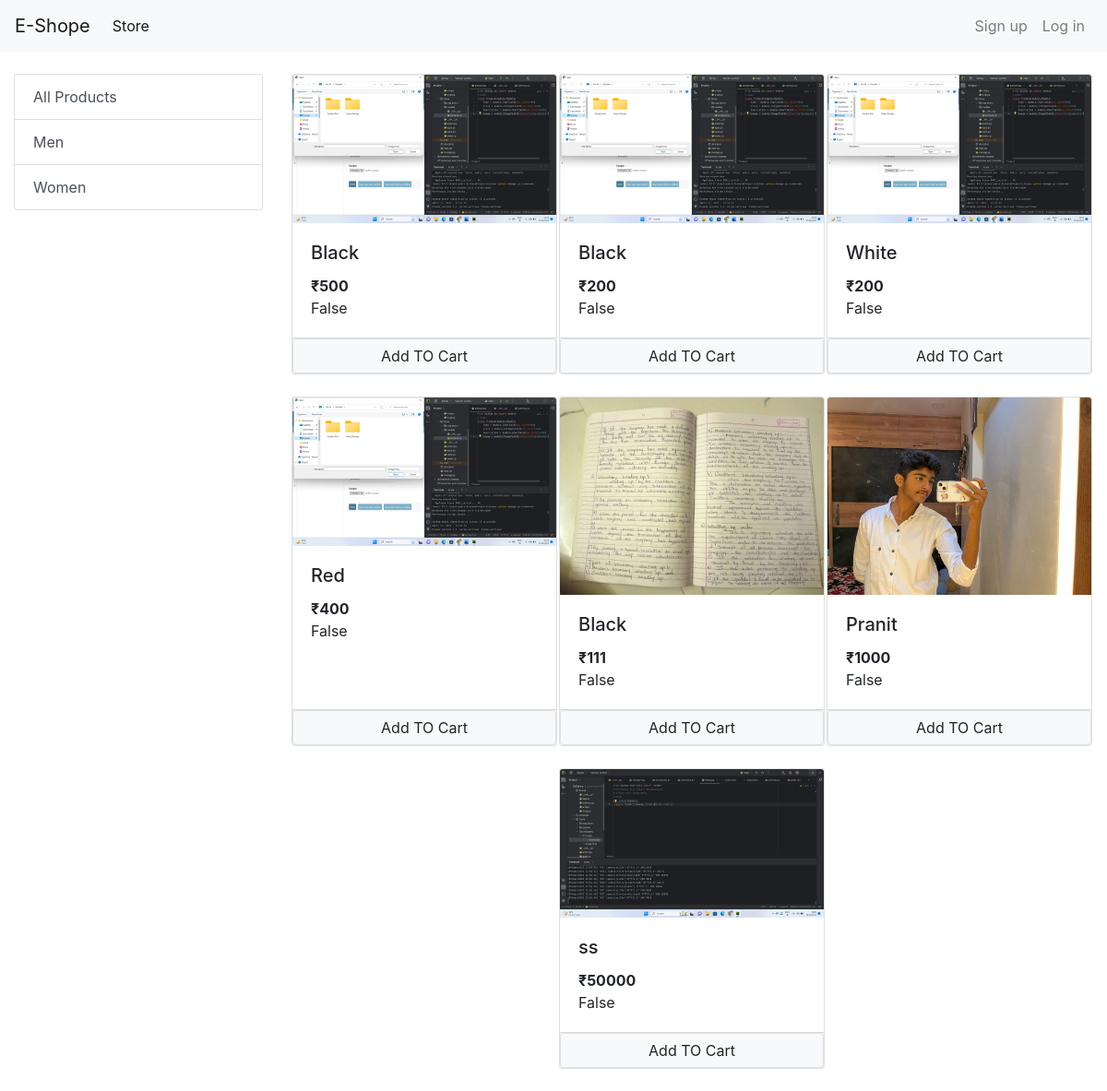
/?category=1, run on the app's committed database.
### Store/models/category.py (models this page shows, shortened)
class Category(models.Model):
    name  = models.CharField(max_length=100)
    @staticmethod
    def get_all_categories():
        return  Category.objects.all()

### Store/models/product.py (models this page shows, shortened)
class Product(models.Model):
    name = models.CharField(max_length=50)
    price = models.IntegerField(max_length=20)
    category=models.ForeignKey(Category,on_delete=models.CASCADE,default=1)
    description = models.CharField(max_length=200)
    image = models.ImageField(upload_to='upload/products/')
    @staticmethod
    def get_all_product_by_categoryid(category_id):
       if category_id:
        return Product.objects.filter(category = category_id)
       else :
        return Product.get_all_products();

### Store/views/home.py (the view, shortened to what this page needs)
# urls.py: path('', Index.as_view(), name='homepage'),
class Index(View):
    def get(self,request ):
        products = None
        cart = request.session.get('cart')
        if not cart:
            request.session['cart']={}
        categories = Category.get_all_categories()
        categoryID = request.GET.get('category')
        if categoryID:
            products = Product.get_all_product_by_categoryid(categoryID)
        else:
            products = Product.get_all_products();
        data = {}
        data['products'] = products
        data['categories'] = categories
        print('You are : ', request.session.get('email'))
        return render(request, 'index.html', data)

### Store/templatetags/cart.py (called while the page is built)
@register.filter(name='is_in_cart')
def is_in_cart(product,cart):
    keys = cart.keys()
    for id in keys:
        if int(id) == product.id:
            return True
    return False;

### Store/templatetags/custom_filter.py (called while the page is built)
@register.filter(name='currency')
def currency(number):
    return "₹"+ str(number)

### Store/templates/index.html (shortened to what this page needs)
 {% extends 'base.html' %}
 {% block content %}
 {% load cart %}
 {% load custom_filter %}
 <div class="container-fluid mt-4 ">
 <div class="row">
   <div class="col-lg-3 mx-auto">
     <div class="list-group">
      <a href="/" class="list-group-item list-group-item-action ">All Products</a>
      {% for category in categories %}
      <a href="/?category={{category.id}}" class="list-group-item list-group-item-action ">{{category.name}}</a>
      {% endfor %}
    </div>
  </div>
  <div id="product " class="col-lg-9 mx-auto ">
    <div class="row mx-auto ">
      {% for product in products %}
      <div class="card mx-auto mb-4" id ={{product.id}} style="width: 18rem;">
       <img src="{{product.image.url}}" class="card-img-top" alt="...">
       <div class="card-body">
         <h5 class="card-title">{{product.name}}</h5>
         <p class="card-text"><b>{{product.price|currency}}</b></p>
         {{product | is_in_cart:request.session.cart }}
        </div>
         <div class="card-footer p-0 ">
          {% if product|is_in_cart:request.session.cart %}
          <div class="row no-gutters" >
            <form action="/#{{product.id}}" class="col-2" method="post">
              {% csrf_token %}
              <input hidden type="text" name ='product'  value='{{product.id}}'>
              <input hidden type="text" name ='remove'  value='True'>
              <input type="submit" value=" - " class=" btn btn-block btn-secondary">
             </form>
          <div class="text-center col ">{{product|cart_quantity:request.session.cart}} in Cart</div>
           <form action="/#{{product.id}}" class="col-2" method="post">
            {% csrf_token %}
            <input hidden type="text" name ='product'  value='{{product.id}}'>
            <input type="submit" value=" + " class=" btn btn-block btn-secondary">
           </form>
          </div>
          {% else %}
          <form action="/#{{product.id}}" method="POST" class="btn-block">
             <input type="submit" class="float-right btn-block btn btn-light border" value=' Add TO Cart '>
           </form>
           {% endif %}
         </div>
       </div>
       {% endfor %}
       {% endblock %}

### data on the page
Category: name "Men"
Category: name "Women"
Product: {{ product.id }} 1 (drawn), image (picture), name "Black", price "₹500", session "False"
Product: image (picture), name "Black", price "₹200", session "False"
Product: image (picture), name "White", price "₹200", session "False"
Product: image (picture), name "Red", price "₹400", session "False"
Product: image (picture), name "Black", price "₹111", session "False"
Product: image (picture), name "Pranit", price "₹1000", session "False"
Product: image (picture), name "ss", price "₹50000", session "False"
